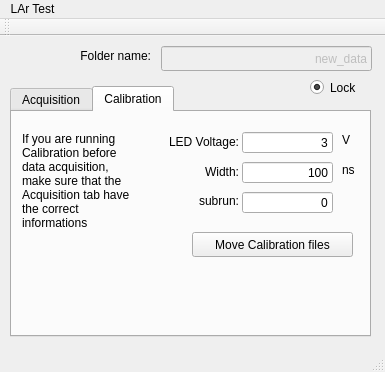
<?xml version="1.0" encoding="UTF-8"?>
<ui version="4.0">
 <class>MainWindow</class>
 <widget class="QMainWindow" name="MainWindow">
  <property name="geometry">
   <rect>
    <x>0</x>
    <y>0</y>
    <width>385</width>
    <height>372</height>
   </rect>
  </property>
  <property name="sizePolicy">
   <sizepolicy hsizetype="Expanding" vsizetype="Preferred">
    <horstretch>0</horstretch>
    <verstretch>0</verstretch>
   </sizepolicy>
  </property>
  <property name="minimumSize">
   <size>
    <width>385</width>
    <height>372</height>
   </size>
  </property>
  <property name="maximumSize">
   <size>
    <width>385</width>
    <height>372</height>
   </size>
  </property>
  <property name="windowTitle">
   <string>MainWindow</string>
  </property>
  <widget class="QWidget" name="centralWidget">
   <widget class="QLineEdit" name="primary_name">
    <property name="enabled">
     <bool>false</bool>
    </property>
    <property name="geometry">
     <rect>
      <x>161</x>
      <y>10</y>
      <width>211</width>
      <height>25</height>
     </rect>
    </property>
    <property name="sizePolicy">
     <sizepolicy hsizetype="Fixed" vsizetype="Fixed">
      <horstretch>0</horstretch>
      <verstretch>0</verstretch>
     </sizepolicy>
    </property>
    <property name="text">
     <string>new_data</string>
    </property>
    <property name="alignment">
     <set>Qt::AlignRight|Qt::AlignTrailing|Qt::AlignVCenter</set>
    </property>
    <property name="readOnly">
     <bool>false</bool>
    </property>
   </widget>
   <widget class="QTabWidget" name="tabWidget">
    <property name="enabled">
     <bool>true</bool>
    </property>
    <property name="geometry">
     <rect>
      <x>10</x>
      <y>50</y>
      <width>361</width>
      <height>251</height>
     </rect>
    </property>
    <property name="currentIndex">
     <number>1</number>
    </property>
    <widget class="QWidget" name="tab">
     <attribute name="title">
      <string>Acquisition</string>
     </attribute>
     <widget class="QLabel" name="label_3">
      <property name="geometry">
       <rect>
        <x>24</x>
        <y>90</y>
        <width>67</width>
        <height>17</height>
       </rect>
      </property>
      <property name="text">
       <string>Voltage:</string>
      </property>
      <property name="alignment">
       <set>Qt::AlignRight|Qt::AlignTrailing|Qt::AlignVCenter</set>
      </property>
     </widget>
     <widget class="QLineEdit" name="run">
      <property name="geometry">
       <rect>
        <x>94</x>
        <y>30</y>
        <width>91</width>
        <height>21</height>
       </rect>
      </property>
      <property name="text">
       <string>0</string>
      </property>
      <property name="alignment">
       <set>Qt::AlignRight|Qt::AlignTrailing|Qt::AlignVCenter</set>
      </property>
      <property name="readOnly">
       <bool>false</bool>
      </property>
     </widget>
     <widget class="QLineEdit" name="voltage">
      <property name="geometry">
       <rect>
        <x>94</x>
        <y>90</y>
        <width>91</width>
        <height>21</height>
       </rect>
      </property>
      <property name="text">
       <string>42.3</string>
      </property>
      <property name="alignment">
       <set>Qt::AlignRight|Qt::AlignTrailing|Qt::AlignVCenter</set>
      </property>
     </widget>
     <widget class="QPushButton" name="button_movefile">
      <property name="geometry">
       <rect>
        <x>250</x>
        <y>50</y>
        <width>89</width>
        <height>25</height>
       </rect>
      </property>
      <property name="text">
       <string>Move files</string>
      </property>
     </widget>
     <widget class="QLabel" name="label">
      <property name="geometry">
       <rect>
        <x>24</x>
        <y>30</y>
        <width>67</width>
        <height>17</height>
       </rect>
      </property>
      <property name="text">
       <string>Run:</string>
      </property>
      <property name="alignment">
       <set>Qt::AlignRight|Qt::AlignTrailing|Qt::AlignVCenter</set>
      </property>
     </widget>
     <widget class="QLineEdit" name="subrun">
      <property name="geometry">
       <rect>
        <x>94</x>
        <y>60</y>
        <width>91</width>
        <height>21</height>
       </rect>
      </property>
      <property name="text">
       <string>0</string>
      </property>
      <property name="alignment">
       <set>Qt::AlignRight|Qt::AlignTrailing|Qt::AlignVCenter</set>
      </property>
     </widget>
     <widget class="QPushButton" name="pushButton_2">
      <property name="geometry">
       <rect>
        <x>250</x>
        <y>140</y>
        <width>89</width>
        <height>25</height>
       </rect>
      </property>
      <property name="palette">
       <palette>
        <active>
         <colorrole role="Button">
          <brush brushstyle="SolidPattern">
           <color alpha="255">
            <red>239</red>
            <green>41</green>
            <blue>41</blue>
           </color>
          </brush>
         </colorrole>
         <colorrole role="Light">
          <brush brushstyle="SolidPattern">
           <color alpha="255">
            <red>255</red>
            <green>51</green>
            <blue>51</blue>
           </color>
          </brush>
         </colorrole>
         <colorrole role="Midlight">
          <brush brushstyle="SolidPattern">
           <color alpha="255">
            <red>229</red>
            <green>25</green>
            <blue>25</blue>
           </color>
          </brush>
         </colorrole>
         <colorrole role="Dark">
          <brush brushstyle="SolidPattern">
           <color alpha="255">
            <red>102</red>
            <green>0</green>
            <blue>0</blue>
           </color>
          </brush>
         </colorrole>
         <colorrole role="Mid">
          <brush brushstyle="SolidPattern">
           <color alpha="255">
            <red>136</red>
            <green>0</green>
            <blue>0</blue>
           </color>
          </brush>
         </colorrole>
         <colorrole role="Base">
          <brush brushstyle="SolidPattern">
           <color alpha="255">
            <red>239</red>
            <green>41</green>
            <blue>41</blue>
           </color>
          </brush>
         </colorrole>
         <colorrole role="Window">
          <brush brushstyle="SolidPattern">
           <color alpha="255">
            <red>239</red>
            <green>41</green>
            <blue>41</blue>
           </color>
          </brush>
         </colorrole>
         <colorrole role="Shadow">
          <brush brushstyle="SolidPattern">
           <color alpha="255">
            <red>0</red>
            <green>0</green>
            <blue>0</blue>
           </color>
          </brush>
         </colorrole>
         <colorrole role="AlternateBase">
          <brush brushstyle="SolidPattern">
           <color alpha="255">
            <red>229</red>
            <green>127</green>
            <blue>127</blue>
           </color>
          </brush>
         </colorrole>
        </active>
        <inactive>
         <colorrole role="Button">
          <brush brushstyle="SolidPattern">
           <color alpha="255">
            <red>239</red>
            <green>41</green>
            <blue>41</blue>
           </color>
          </brush>
         </colorrole>
         <colorrole role="Light">
          <brush brushstyle="SolidPattern">
           <color alpha="255">
            <red>255</red>
            <green>51</green>
            <blue>51</blue>
           </color>
          </brush>
         </colorrole>
         <colorrole role="Midlight">
          <brush brushstyle="SolidPattern">
           <color alpha="255">
            <red>229</red>
            <green>25</green>
            <blue>25</blue>
           </color>
          </brush>
         </colorrole>
         <colorrole role="Dark">
          <brush brushstyle="SolidPattern">
           <color alpha="255">
            <red>102</red>
            <green>0</green>
            <blue>0</blue>
           </color>
          </brush>
         </colorrole>
         <colorrole role="Mid">
          <brush brushstyle="SolidPattern">
           <color alpha="255">
            <red>136</red>
            <green>0</green>
            <blue>0</blue>
           </color>
          </brush>
         </colorrole>
         <colorrole role="Base">
          <brush brushstyle="SolidPattern">
           <color alpha="255">
            <red>239</red>
            <green>41</green>
            <blue>41</blue>
           </color>
          </brush>
         </colorrole>
         <colorrole role="Window">
          <brush brushstyle="SolidPattern">
           <color alpha="255">
            <red>239</red>
            <green>41</green>
            <blue>41</blue>
           </color>
          </brush>
         </colorrole>
         <colorrole role="Shadow">
          <brush brushstyle="SolidPattern">
           <color alpha="255">
            <red>0</red>
            <green>0</green>
            <blue>0</blue>
           </color>
          </brush>
         </colorrole>
         <colorrole role="AlternateBase">
          <brush brushstyle="SolidPattern">
           <color alpha="255">
            <red>229</red>
            <green>127</green>
            <blue>127</blue>
           </color>
          </brush>
         </colorrole>
        </inactive>
        <disabled>
         <colorrole role="Button">
          <brush brushstyle="SolidPattern">
           <color alpha="255">
            <red>239</red>
            <green>41</green>
            <blue>41</blue>
           </color>
          </brush>
         </colorrole>
         <colorrole role="Light">
          <brush brushstyle="SolidPattern">
           <color alpha="255">
            <red>255</red>
            <green>51</green>
            <blue>51</blue>
           </color>
          </brush>
         </colorrole>
         <colorrole role="Midlight">
          <brush brushstyle="SolidPattern">
           <color alpha="255">
            <red>229</red>
            <green>25</green>
            <blue>25</blue>
           </color>
          </brush>
         </colorrole>
         <colorrole role="Dark">
          <brush brushstyle="SolidPattern">
           <color alpha="255">
            <red>102</red>
            <green>0</green>
            <blue>0</blue>
           </color>
          </brush>
         </colorrole>
         <colorrole role="Mid">
          <brush brushstyle="SolidPattern">
           <color alpha="255">
            <red>136</red>
            <green>0</green>
            <blue>0</blue>
           </color>
          </brush>
         </colorrole>
         <colorrole role="Base">
          <brush brushstyle="SolidPattern">
           <color alpha="255">
            <red>239</red>
            <green>41</green>
            <blue>41</blue>
           </color>
          </brush>
         </colorrole>
         <colorrole role="Window">
          <brush brushstyle="SolidPattern">
           <color alpha="255">
            <red>239</red>
            <green>41</green>
            <blue>41</blue>
           </color>
          </brush>
         </colorrole>
         <colorrole role="Shadow">
          <brush brushstyle="SolidPattern">
           <color alpha="255">
            <red>0</red>
            <green>0</green>
            <blue>0</blue>
           </color>
          </brush>
         </colorrole>
         <colorrole role="AlternateBase">
          <brush brushstyle="SolidPattern">
           <color alpha="255">
            <red>204</red>
            <green>0</green>
            <blue>0</blue>
           </color>
          </brush>
         </colorrole>
        </disabled>
       </palette>
      </property>
      <property name="autoFillBackground">
       <bool>false</bool>
      </property>
      <property name="styleSheet">
       <string notr="true">background-color: rgb(239, 41, 41);
</string>
      </property>
      <property name="text">
       <string>Finish run</string>
      </property>
      <property name="autoDefault">
       <bool>false</bool>
      </property>
      <property name="default">
       <bool>false</bool>
      </property>
      <property name="flat">
       <bool>false</bool>
      </property>
     </widget>
     <widget class="QLineEdit" name="threshold">
      <property name="geometry">
       <rect>
        <x>94</x>
        <y>120</y>
        <width>91</width>
        <height>21</height>
       </rect>
      </property>
      <property name="text">
       <string>20</string>
      </property>
      <property name="alignment">
       <set>Qt::AlignRight|Qt::AlignTrailing|Qt::AlignVCenter</set>
      </property>
     </widget>
     <widget class="QLabel" name="label_6">
      <property name="geometry">
       <rect>
        <x>194</x>
        <y>120</y>
        <width>41</width>
        <height>16</height>
       </rect>
      </property>
      <property name="text">
       <string>ADC</string>
      </property>
     </widget>
     <widget class="QLabel" name="label_2">
      <property name="geometry">
       <rect>
        <x>24</x>
        <y>60</y>
        <width>67</width>
        <height>17</height>
       </rect>
      </property>
      <property name="text">
       <string>subrun:</string>
      </property>
      <property name="alignment">
       <set>Qt::AlignRight|Qt::AlignTrailing|Qt::AlignVCenter</set>
      </property>
     </widget>
     <widget class="QLabel" name="label_5">
      <property name="geometry">
       <rect>
        <x>194</x>
        <y>90</y>
        <width>16</width>
        <height>16</height>
       </rect>
      </property>
      <property name="text">
       <string>V</string>
      </property>
     </widget>
     <widget class="QLabel" name="label_4">
      <property name="geometry">
       <rect>
        <x>10</x>
        <y>120</y>
        <width>81</width>
        <height>20</height>
       </rect>
      </property>
      <property name="text">
       <string>Threshold:</string>
      </property>
      <property name="alignment">
       <set>Qt::AlignRight|Qt::AlignTrailing|Qt::AlignVCenter</set>
      </property>
     </widget>
     <widget class="QLineEdit" name="extra">
      <property name="geometry">
       <rect>
        <x>94</x>
        <y>180</y>
        <width>91</width>
        <height>21</height>
       </rect>
      </property>
      <property name="styleSheet">
       <string notr="true"/>
      </property>
      <property name="text">
       <string/>
      </property>
      <property name="alignment">
       <set>Qt::AlignRight|Qt::AlignTrailing|Qt::AlignVCenter</set>
      </property>
     </widget>
     <widget class="QLabel" name="label_7">
      <property name="geometry">
       <rect>
        <x>10</x>
        <y>180</y>
        <width>81</width>
        <height>20</height>
       </rect>
      </property>
      <property name="text">
       <string>Extra info:</string>
      </property>
      <property name="alignment">
       <set>Qt::AlignRight|Qt::AlignTrailing|Qt::AlignVCenter</set>
      </property>
     </widget>
     <widget class="QLabel" name="triggerCh">
      <property name="geometry">
       <rect>
        <x>10</x>
        <y>150</y>
        <width>81</width>
        <height>20</height>
       </rect>
      </property>
      <property name="text">
       <string>Trigger Ch:</string>
      </property>
      <property name="alignment">
       <set>Qt::AlignRight|Qt::AlignTrailing|Qt::AlignVCenter</set>
      </property>
     </widget>
     <widget class="QLineEdit" name="trigger_channel">
      <property name="geometry">
       <rect>
        <x>94</x>
        <y>150</y>
        <width>91</width>
        <height>21</height>
       </rect>
      </property>
      <property name="styleSheet">
       <string notr="true"/>
      </property>
      <property name="text">
       <string>Ch0</string>
      </property>
      <property name="alignment">
       <set>Qt::AlignRight|Qt::AlignTrailing|Qt::AlignVCenter</set>
      </property>
     </widget>
     <widget class="QRadioButton" name="calibration_check">
      <property name="geometry">
       <rect>
        <x>201</x>
        <y>180</y>
        <width>141</width>
        <height>23</height>
       </rect>
      </property>
      <property name="layoutDirection">
       <enum>Qt::RightToLeft</enum>
      </property>
      <property name="text">
       <string>Calibration done</string>
      </property>
     </widget>
    </widget>
    <widget class="QWidget" name="tab_2">
     <attribute name="title">
      <string>Calibration</string>
     </attribute>
     <widget class="QLineEdit" name="led_width">
      <property name="geometry">
       <rect>
        <x>230</x>
        <y>50</y>
        <width>91</width>
        <height>21</height>
       </rect>
      </property>
      <property name="text">
       <string>100</string>
      </property>
      <property name="alignment">
       <set>Qt::AlignRight|Qt::AlignTrailing|Qt::AlignVCenter</set>
      </property>
     </widget>
     <widget class="QLabel" name="LED_voltage">
      <property name="geometry">
       <rect>
        <x>136</x>
        <y>20</y>
        <width>91</width>
        <height>20</height>
       </rect>
      </property>
      <property name="text">
       <string>LED Voltage:</string>
      </property>
      <property name="alignment">
       <set>Qt::AlignRight|Qt::AlignTrailing|Qt::AlignVCenter</set>
      </property>
     </widget>
     <widget class="QLineEdit" name="led_voltage">
      <property name="geometry">
       <rect>
        <x>230</x>
        <y>20</y>
        <width>91</width>
        <height>21</height>
       </rect>
      </property>
      <property name="text">
       <string>3</string>
      </property>
      <property name="alignment">
       <set>Qt::AlignRight|Qt::AlignTrailing|Qt::AlignVCenter</set>
      </property>
      <property name="readOnly">
       <bool>false</bool>
      </property>
     </widget>
     <widget class="QLabel" name="width">
      <property name="geometry">
       <rect>
        <x>136</x>
        <y>50</y>
        <width>91</width>
        <height>20</height>
       </rect>
      </property>
      <property name="text">
       <string>Width:</string>
      </property>
      <property name="alignment">
       <set>Qt::AlignRight|Qt::AlignTrailing|Qt::AlignVCenter</set>
      </property>
     </widget>
     <widget class="QLabel" name="label_8">
      <property name="geometry">
       <rect>
        <x>330</x>
        <y>20</y>
        <width>16</width>
        <height>16</height>
       </rect>
      </property>
      <property name="text">
       <string>V</string>
      </property>
     </widget>
     <widget class="QLabel" name="label_9">
      <property name="geometry">
       <rect>
        <x>330</x>
        <y>50</y>
        <width>16</width>
        <height>16</height>
       </rect>
      </property>
      <property name="text">
       <string>ns</string>
      </property>
     </widget>
     <widget class="QPushButton" name="button_movefile_2">
      <property name="geometry">
       <rect>
        <x>180</x>
        <y>120</y>
        <width>161</width>
        <height>25</height>
       </rect>
      </property>
      <property name="text">
       <string>Move Calibration files</string>
      </property>
     </widget>
     <widget class="QTabWidget" name="tabWidget_2">
      <property name="geometry">
       <rect>
        <x>30</x>
        <y>250</y>
        <width>127</width>
        <height>80</height>
       </rect>
      </property>
      <widget class="QWidget" name="tab_3">
       <attribute name="title">
        <string>Tab 1</string>
       </attribute>
      </widget>
      <widget class="QWidget" name="tab_4">
       <attribute name="title">
        <string>Tab 2</string>
       </attribute>
      </widget>
     </widget>
     <widget class="QLabel" name="Information">
      <property name="geometry">
       <rect>
        <x>10</x>
        <y>20</y>
        <width>111</width>
        <height>151</height>
       </rect>
      </property>
      <property name="autoFillBackground">
       <bool>false</bool>
      </property>
      <property name="text">
       <string>If you are running Calibration before data acquisition, make sure that the Acquisition tab have the correct informations</string>
      </property>
      <property name="textFormat">
       <enum>Qt::AutoText</enum>
      </property>
      <property name="scaledContents">
       <bool>false</bool>
      </property>
      <property name="alignment">
       <set>Qt::AlignLeading|Qt::AlignLeft|Qt::AlignTop</set>
      </property>
      <property name="wordWrap">
       <bool>true</bool>
      </property>
     </widget>
     <widget class="QLineEdit" name="subrun_2">
      <property name="geometry">
       <rect>
        <x>230</x>
        <y>80</y>
        <width>91</width>
        <height>21</height>
       </rect>
      </property>
      <property name="text">
       <string>0</string>
      </property>
      <property name="alignment">
       <set>Qt::AlignRight|Qt::AlignTrailing|Qt::AlignVCenter</set>
      </property>
     </widget>
     <widget class="QLabel" name="label_11">
      <property name="geometry">
       <rect>
        <x>160</x>
        <y>80</y>
        <width>67</width>
        <height>17</height>
       </rect>
      </property>
      <property name="text">
       <string>subrun:</string>
      </property>
      <property name="alignment">
       <set>Qt::AlignRight|Qt::AlignTrailing|Qt::AlignVCenter</set>
      </property>
     </widget>
    </widget>
   </widget>
   <widget class="QLabel" name="label_10">
    <property name="geometry">
     <rect>
      <x>60</x>
      <y>10</y>
      <width>91</width>
      <height>20</height>
     </rect>
    </property>
    <property name="text">
     <string>Folder name:</string>
    </property>
    <property name="alignment">
     <set>Qt::AlignRight|Qt::AlignTrailing|Qt::AlignVCenter</set>
    </property>
   </widget>
   <widget class="QRadioButton" name="lock_folder">
    <property name="enabled">
     <bool>true</bool>
    </property>
    <property name="geometry">
     <rect>
      <x>310</x>
      <y>40</y>
      <width>61</width>
      <height>23</height>
     </rect>
    </property>
    <property name="text">
     <string>Lock</string>
    </property>
    <property name="checkable">
     <bool>true</bool>
    </property>
    <property name="checked">
     <bool>true</bool>
    </property>
    <property name="autoExclusive">
     <bool>false</bool>
    </property>
   </widget>
  </widget>
  <widget class="QToolBar" name="mainToolBar">
   <attribute name="toolBarArea">
    <enum>TopToolBarArea</enum>
   </attribute>
   <attribute name="toolBarBreak">
    <bool>false</bool>
   </attribute>
  </widget>
  <widget class="QStatusBar" name="statusBar"/>
  <widget class="QMenuBar" name="menuBar">
   <property name="geometry">
    <rect>
     <x>0</x>
     <y>0</y>
     <width>385</width>
     <height>22</height>
    </rect>
   </property>
   <widget class="QMenu" name="menuLAr_Test">
    <property name="title">
     <string>LAr Test</string>
    </property>
   </widget>
   <addaction name="menuLAr_Test"/>
  </widget>
 </widget>
 <layoutdefault spacing="6" margin="11"/>
 <resources/>
 <connections/>
</ui>
